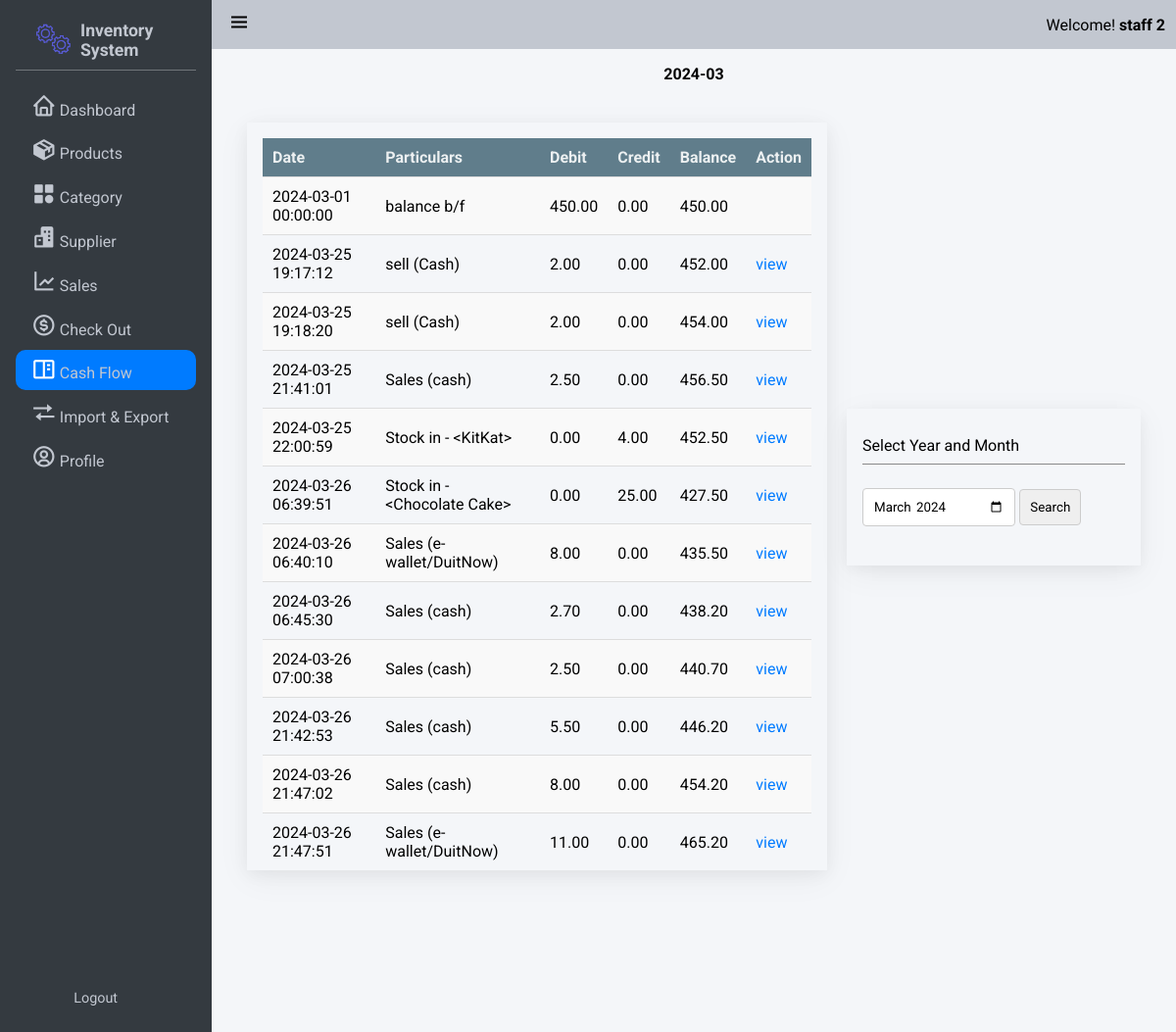
The app's page /cashflow/ (signed in) with its own data.
### app/models/user.py (models this page shows, shortened)
class User(UserMixin,db.Model):
    __tablename__ = 'users'
    id = db.Column(db.Integer, primary_key=True)
    StaffID = db.Column(db.String,unique = True)
    First_Name = db.Column(db.String(100, collation='NOCASE'), nullable=False, server_default='')
    Last_Name = db.Column(db.String(100, collation='NOCASE'), nullable=False, server_default='')
    Email = db.Column(db.String(50), unique=True, nullable=False)
    Password = db.Column(db.String(80), nullable=False)
    pins = db.Column(db.Integer)
    roles = db.relationship('Role', secondary='user_roles')
    active = db.Column('is_active', db.Boolean(), nullable=False, server_default='1')
    Email_Confirmed_At = db.Column(db.DateTime())
    Last_Login = db.Column(db.DateTime())

### app/models/cashflow.py (models this page shows, shortened)
class Cashflow(db.Model):
    id = db.Column(db.Integer, primary_key=True)
    particulars = db.Column(db.String(255), nullable=False)
    date = db.Column(db.DateTime, nullable=False)
    debit = db.Column(db.Float, default=0)
    credit = db.Column(db.Float, default=0)
    balance = db.Column(db.Float, default=0)
    remarks = db.Column(db.String(255))

### app/cashflow/routes.py (the view)
@bp.route('/', methods=['GET'])
def index():
    selected_month =  datetime.today() if not request.args.get('date') else datetime.strptime(request.args.get('date'),'%Y-%m').replace(day=1).date()
    selected_month = datetime.strftime(selected_month,'%Y-%m-%d')
    selected_month = datetime.strptime(selected_month,"%Y-%m-%d").replace(day=1,hour=0,minute=0,second=0)
    first_day_of_month, last_day_of_month, _,_= get_month_value(selected_month)
    if not Cashflow.query.filter(Cashflow.date == first_day_of_month).first():
        init_current_month()
    check_last_month_balance(selected_month)
    cashflows = Cashflow.query.filter(Cashflow.date >= first_day_of_month,Cashflow.date<=last_day_of_month).order_by(Cashflow.date).all()
    return render_template('cashflow.html',cashflows = cashflows,date = datetime.strftime(selected_month,'%Y-%m'))

### app/auth.py (called while the page is built)
@login_manager.user_loader
def load_user(user_id):
    return User.query.get(int(user_id))

### app/cashflow/routes.py (called while the page is built)
def get_month_value(date):
    first_day_month = datetime.strftime(date,"%Y-%m-%d %H:%M:%S")
    first_day_month = datetime.strptime(first_day_month,"%Y-%m-%d %H:%M:%S").replace(day=1,hour=0,minute=0,second=0)
    next_month = first_day_month.replace(day=28) + timedelta(days=4)
    lastday_of_month = next_month.replace(day=1) - timedelta(days=1)
    lastday_of_month = lastday_of_month.replace(hour=23,minute=59,second=59)
    lastday_of_previous_month = first_day_month.replace(day=1) - timedelta(days=1)
    lastday_of_previous_month = lastday_of_previous_month.replace(hour=23,minute=59,second=59)
    firstday_of_previous_month = lastday_of_previous_month.replace(day=1,hour=0,minute=0,second=0)
    return first_day_month, lastday_of_month, firstday_of_previous_month, lastday_of_previous_month

### app/templates/cashflow.html (shortened to what this page needs)
{% extends 'base.html' %}
{% block nav_cashflow %}active{% endblock %}
{% block css_style %}
    <link rel="stylesheet" href="{{url_for('static',filename='css/table.css')}}">
    <link rel="stylesheet" href="{{url_for('static',filename='css/form.css')}}">
    <link rel="stylesheet" href="{{url_for('static',filename='css/flex.css')}}">
    <link rel="stylesheet" href="{{url_for('static',filename='css/grid.css')}}">
{% endblock %}
{% block content %}
<h4 style="text-align: center;">{{date}}</h4>
<div class="grid-container four-two-grid">
    <div class="card" style="max-height: 763px; overflow-y: scroll;">
        <table>
            <tr>
                <th>Date</th>
                <th>Particulars</th>
                <th>Debit</th>
                <th>Credit</th>
                <th>Balance</th>
                <th>Action</th>
            </tr>
            {% for row in cashflows %}
            <tr>
                <td>{{row.date}}</td>
                <td>{{row.particulars}}</td>
                <td>{{"%.2f"|format(row.debit)}}</td>
                <td>{{"%.2f"|format(row.credit)}}</td>
                <td>{{"%.2f"|format(row.balance)}}</td>
                <td>{% if row.particulars != "balance b/f" %}<a href="{{url_for('cashflow.record_detail',id=row.id)}}">view</a> {% endif %}</td>
            </tr>
            {% endfor %}
        </table>
    </div>
    <div class="flex flex-center-center flex-direction-column">
        <div class="card" style="justify-content: space-evenly  !important;">
            <div class="card-header">Select Year and Month</div>
            <div class="card-contents">
                <form action="{{url_for('cashflow.index',id=current_user.id)}}" method='get'>
                    <input type="month" name="date" value="{{date}}" />
                    <input type="submit" value="Search">
                </form>
            </div>
        </div>
        <br>
    </div>
</div>
{% endblock %}

### app/templates/base.html (shortened to what this page needs)
<!DOCTYPE html>
<html lang="en">
<head>
    <link rel="stylesheet" href="{{url_for('static',filename='css/button.css')}}">
    <link rel="stylesheet" href="{{url_for('static',filename='css/style.css')}}">
    <link rel="stylesheet" href="{{url_for('static',filename='css/responsive.css')}}">
    <link rel="stylesheet" href="{{url_for('static',filename='css/cards.css')}}">
    <link rel="stylesheet" href="{{url_for('static',filename='css/preloader.css')}}">
    <link href='https://unpkg.com/boxicons@2.1.4/css/boxicons.min.css' rel='stylesheet'>
    {% block css_style %}{% endblock %}
</head>
<body>
    <div class="wrapper">
        <aside class="opened" id="aside">
            <div class="sidebar">
                <div class="brand-items">
                    <div class="brand-logo">
                        <img src="{{url_for('static',filename='/img/gear-loader.gif')}}" alt="" class="brand-img">
                        <h3>Inventory System</h3>
                    </div>
                </div>
                <div class="menu-bar">
                    <div class="menu">
                        <ul class="menu-links">
                            <li class="menu-link {% block nav_dashboard %}{% endblock %}"><i class='nav-icon bx bx-home'></i><a href="{{ url_for('dashboard') }}">Dashboard</a></li>
                            <li class="menu-link {% block nav_inventory %}{% endblock %}"><i class='nav-icon bx bxs-package'></i><a href="{{ url_for('product.index') }}">Products</a></li>
                            <li class="menu-link {% block nav_category %}{% endblock %}"><i class='nav-icon bx bxs-category' ></i><a href="{{ url_for('category.index') }}">Category</a></li>
                            <li class="menu-link {% block nav_supplier %}{% endblock %}"><i class='nav-icon bx bxs-buildings' ></i><a href="{{ url_for('supplier.index') }}">Supplier</a></li>
                            <li class="menu-link {% block nav_report %}{% endblock %}"><i class='nav-icon bx bx-line-chart' ></i><a href="{{ url_for('sale.sales_index') }}">Sales</a></li>
                            <li class="menu-link {% block nav_checkout %}{% endblock %}"><i class='nav-icon bx bx-dollar-circle' ></i><a href="{{ url_for('sale.show_checkout_page') }}">Check Out</a></li>
                            <li class="menu-link {% block nav_cashflow %}{% endblock %}"><i class='nav-icon bx bx-book-content'></i><a href="{{url_for('cashflow.index')}}">Cash Flow</a></li>
                            <li class="menu-link {% block nav_ImExport %}{% endblock %}"><i class='nav-icon bx bx-transfer'></i><a href="{{url_for('main.imexport_overview')}}">Import & Export</a></li>
                            <li class="menu-link {% block nav_profile %}{% endblock %}"><i class='nav-icon bx bx-user-circle'></i><a href="{{url_for('user.get_staff',id=current_user.id)}}">Profile</a></li>
                        </ul>
                    </div>
                    <div class="bottom-content">
                        <li class="menu-link"><a href="{{url_for('auth.logout')}}">Logout</a></li>
                    </div>
                </div>
            </div>
        </aside>
       <div class="main">
            <header class="main-header">
                <div class="left-nav">
                    <div class="menu-burger">
                        <i class='bx bx-menu '></i>
                    </div>
                </div>
                <div class="right-nav flex flex-center-center">
                    <span>Welcome! <b>{{current_user.Last_Name + ' ' + current_user.First_Name}}</b></span>
                </div>
            </header>
            <div class="main-container">
                    {% block content %} {% endblock %}
            </div>
        </div>
    </div>
    </body>
    </html>

### app/static/css/button.css (style rules this page uses)
:root { --primary-color: #3498db; --secondary-color: #2ecc71; --accent-color: #e74c3c; --background-color: #ecf0f1; --link-color: #2980b9; --border-color: #bdc3c7; --success-color: #27ae60; --warning-color: #f39c12; --error-color: #c0392b; --info-color: #3498db; --dark-color: #34495e; --light-color: #ecf0f1; --gray-color: #7f8c8d; --purple-color: #9b59b6; --pink-color: #e91e63; --teal-color: #009688; --orange-color: #e67e22; --brown-color: #795548; --cyan-color: #00bcd4; --indigo-color: #3f51b5; --lime-color: #cddc39; --amber-color: #ffc107; --deep-purple-color: #673ab7; --deep-orange-color: #ff5722; --light-green-color: #8bc34a; --blue-gray-color: #607d8b; --yellow-color: #ffeb3b; }

### app/static/css/style.css (style rules this page uses)
:root { --text-color:#212529; --text-color-grey:#c2c7d0; --text-color-dark-grey:#898989; --main-color:#007bff; --main-color-hover:#228dff; --second-color:; --second-color-hover:; --white-color:#fff; --bg-color-dark:#343a40; --bg-color-second-light:#dee2e6; --bg-color-light:#f4f6f9; --toggle-color:#ddd; --red-color:#dc3545; --dark-yellow-color:#ffc107; --yellow-color:#ffc107; --sidebar-width:18%; }
* { font-family: 'Roboto', sans-serif; margin: 0; padding: 0; box-sizing: border-box; scrollbar-width: none; }
a { text-decoration: none; color: var(--main-color); }
ul,li { list-style: none; }
img { width: 100%; object-fit: cover; }
body { width: 100vw; height: 100vh; background: #e9ecef; position: relative; }
.wrapper { height: 100vh; width: 100vw; display: flex; overflow: hidden; }
input { padding: 10px; box-sizing: border-box; border: 1px solid #ccc; border-radius: 4px; }
aside { position: relative; width: 15px; height: 100vh; background: var(--bg-color-dark); transition: margin-left .3s ease-in-out .3s ease-in-out; overflow-x: hidden; overflow-y: hidden; z-index: 999; color: var(--text-color-grey); transition:width 0.3s linear; }
aside.opened { width: var(--sidebar-width); }
.sidebar { padding: 0.625rem 1rem; height: 100%; }
.sidebar li { margin-bottom: .2rem; padding: .5rem 1rem; align-items: flex-end; display: flex; border-radius: 10px; }
.brand-items { display: flex; align-items: center; justify-content: space-between; padding: 0.5rem 1rem; border-bottom: rgba(255, 255, 255, 0.3) 1px solid ; }
.brand-items img { width: 50px; object-fit: cover; padding: 0 5px 0 0; }
.brand-logo { display: flex; align-items: center; }
.brand-logo h3 { font-size: 1.1rem; }
.menu-bar { height: calc(100% - 4rem); display: flex; flex-direction: column; justify-content: space-between; }
.menu-links { margin-top: 1rem; }
.menu-link.active { background: var(--main-color); color: var(--white-color); transition: .05s ease-in-out .03s; }
.menu-link .nav-icon { text-align: center; margin-right: .2rem; font-size: 1.6rem; width: 1.6rem; }
.menu-link a { color: var(--text-color-grey); }
.bottom-content { display: flex; align-items: center; justify-content: space-between; flex-wrap: nowrap; padding: .2em 1em; font-size: 0.9rem; }
.main { width: calc(100% - var(--sidebar-width)); height: 100%; background: var(--bg-color-light); transition: width .3s ease-in; }
.main-header { position: relative; padding: .7rem .7rem; display: flex; justify-content: space-between; background: var(--text-color-grey); }
.left-nav { display: flex; align-items: center; }
.menu-burger { font-size: 1.8rem; }
.left-nav .menu-burger { padding: 0 0.3rem; margin-right: 1rem; font-size: 1.5rem; cursor: pointer; }
.main-container { padding: 1rem 1rem 4rem 1rem; overflow: scroll; height: 100%; }

### app/static/css/cards.css (style rules this page uses)
.card { display: flex; flex-direction: column; justify-content: space-between; padding: 1rem; background: var(--bg-color-light); min-height: 160px; box-shadow: rgba(17, 17, 26, 0.05) 0px 4px 16px, rgba(17, 17, 26, 0.05) 0px 8px 32px; }
.card-header { padding:0 0 0.6rem 0; border-bottom: 1px solid var(--text-color-dark-grey); }
.card-contents { padding: 0.8rem 0; }

### app/static/css/table.css (style rules this page uses)
table { width: 100%; border-collapse: collapse; margin-bottom: 20px; }
th { background-color: var(--blue-gray-color); color:var(--background-color); padding: 10px; text-align: left; font-weight: bold; }
tr { border-bottom: 1px solid #ddd; }
tr:nth-child(even) { background-color: #f9f9f9; }
td { padding: 10px; }

### app/static/css/form.css (style rules this page uses)
form { margin: 0; padding: 0; border: 0; }

### app/static/css/flex.css (style rules this page uses)
.flex { display: flex; }
.flex-center-center { justify-content: center; align-items: center; }
.flex-direction-column { flex-direction: column; }

### app/static/css/grid.css (style rules this page uses)
.grid-container { display: grid; gap: 20px; margin: 20px auto; padding: 20px; }
.four-two-grid { grid-template-columns: 4fr 2fr; }

### app/templates/cashflow.html (style rules this page uses)
.card { min-width: 300px; }

### records on screen
User: Last_Name+First_Name "staff 2"
Cashflow: date "2024-03-01 00:00:00", particulars "balance b/f", debit "450.00", credit "0.00", balance "450.00"
Cashflow: date "2024-03-25 19:17:12", particulars "sell (Cash)", debit "2.00", credit "0.00", balance "452.00"
Cashflow: date "2024-03-25 19:18:20", particulars "sell (Cash)", debit "2.00", credit "0.00", balance "454.00"
Cashflow: date "2024-03-25 21:41:01", particulars "Sales (cash)", debit "2.50", credit "0.00", balance "456.50"
Cashflow: date "2024-03-25 22:00:59", particulars "Stock in - <KitKat>", debit "0.00", credit "4.00", balance "452.50"
Cashflow: date "2024-03-26 06:39:51", particulars "Stock in - <Chocolate Cake>", debit "0.00", credit "25.00", balance "427.50"
Cashflow: date "2024-03-26 06:40:10", particulars "Sales (e-wallet/DuitNow)", debit "8.00", credit "0.00", balance "435.50"
Cashflow: date "2024-03-26 06:45:30", particulars "Sales (cash)", debit "2.70", credit "0.00", balance "438.20"
Cashflow: date "2024-03-26 07:00:38", particulars "Sales (cash)", debit "2.50", credit "0.00", balance "440.70"
Cashflow: date "2024-03-26 21:42:53", particulars "Sales (cash)", debit "5.50", credit "0.00", balance "446.20"
Cashflow: date "2024-03-26 21:47:02", particulars "Sales (cash)", debit "8.00", credit "0.00", balance "454.20"
Cashflow: date "2024-03-26 21:47:51", particulars "Sales (e-wallet/DuitNow)", debit "11.00", credit "0.00", balance "465.20"

### other values on screen
{{ date }} "2024-03"
